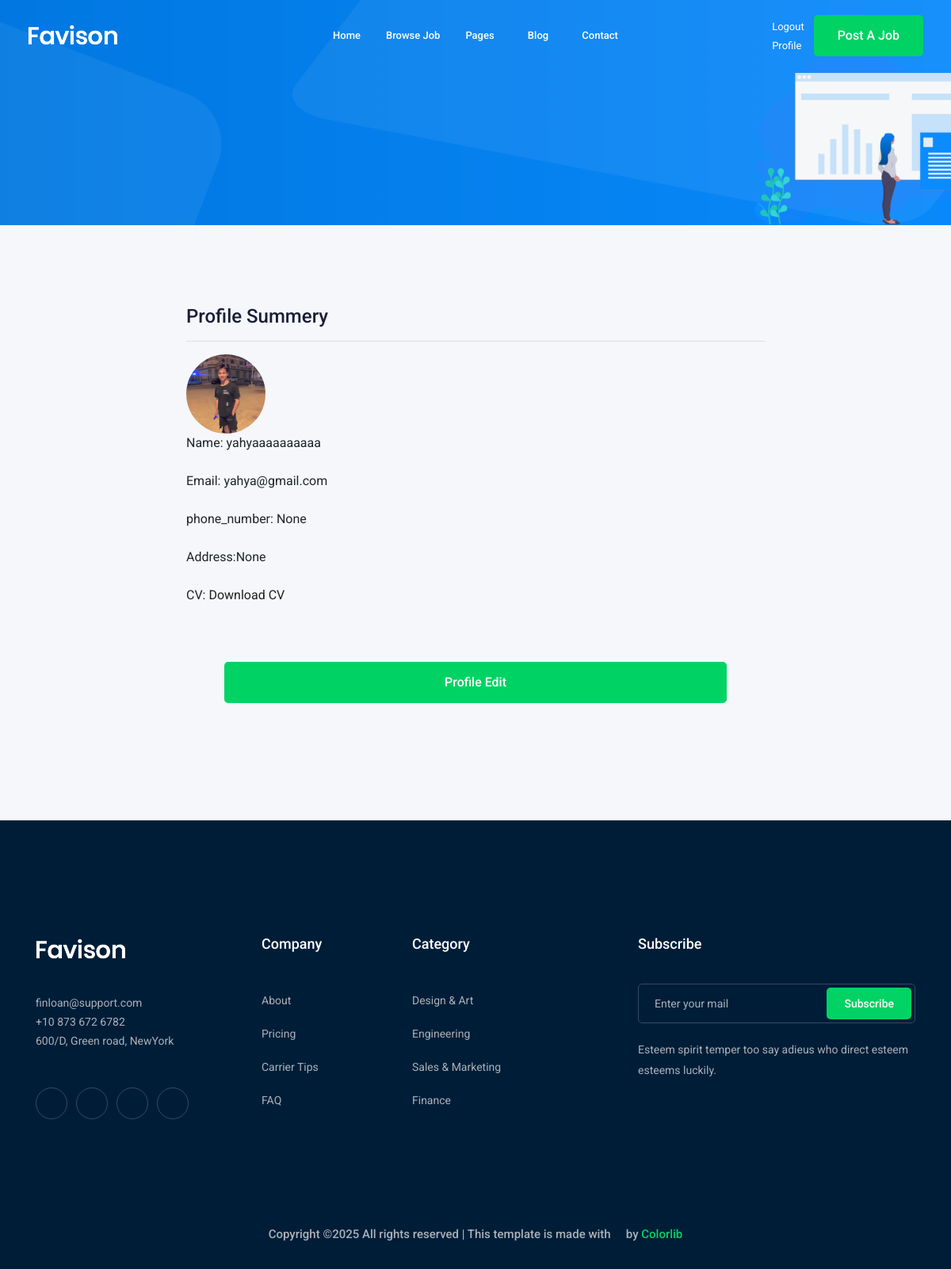
/accounts/profile/ (signed in), run on an earlier commit of the app's database.
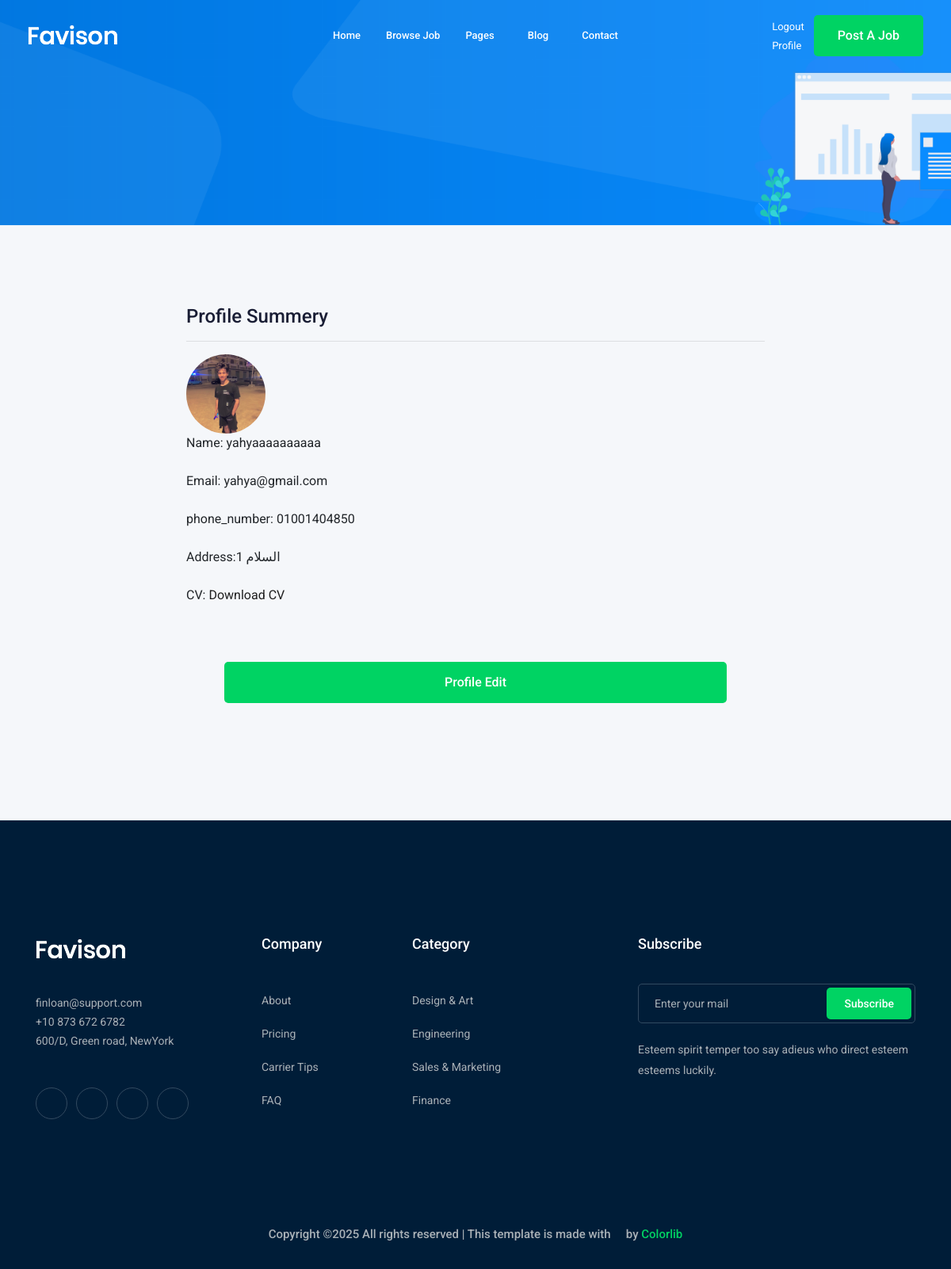
And on a later commit of the database.
### accounts/models.py (models this page shows, shortened)
class Profile(models.Model):
    user = models.OneToOneField(User, on_delete=models.CASCADE)
    city = models.ForeignKey('City', related_name='user_city', on_delete=models.CASCADE, blank=True, null=True)
    phone_number = models.CharField(max_length=15, blank=True, null=True)
    image = models.ImageField(upload_to='profile/', blank=True, null=True)
    cv = models.FileField(
        upload_to='applications/cvs/',
        verbose_name="CV/Resume",
        help_text="Upload your CV or resume in PDF or DOCX format.",
        validators=[FileExtensionValidator(allowed_extensions=['pdf', 'docx'])],
        blank=True,  # Allow blank values in forms
        null=True    # Allow null values in the database
    )
    def __str__(self):
        return str(self.user)

class City(models.Model):
    name=models.CharField(max_length=30)
    def __str__(self):
           return (self.name)

### accounts/views.py (the view)
# urls.py: path('profile/',views.profile,name='profile'),
@login_required  # Ensures only authenticated users can access this view
def profile(request):
    profile, created = Profile.objects.get_or_create(user=request.user)
    return render(request, 'accounts/profile.html', {'profile': profile})

### accounts/templates/accounts/profile.html (shortened to what this page needs)
{% extends 'base.html' %}
{% load static %}
{% load bootstrap4 %}
{% block body%}
    <div class="bradcam_area bradcam_bg_1">
        <div class="container">
            <div class="row">
                <div class="col-xl-12">
                </div>
            </div>
        </div>
    </div>
    <div class="job_details_area">
        <div class="container">
            <div class="row">
                <div class="col-lg-8 mx-auto">
                    <div class="Profile_sumary">
                        <div class="summery_header">
                            <h3>Profile Summery</h3>
                            <hr>
                        </div>
                        <div class="job_content">
                            <div>
                                {% if profile.image %}
                                <img src="{{ profile.image.url }}" alt="{{ profile.user.username }}'s Profile Picture"
                                     class="profile-image" style="width: 100px; height: 100px; border-radius: 50%; object-fit: cover;">
                                {% else %}
                                <img style="height: 120px; width: 120px;" src="{% static 'dist/img/photo1.png' %}" alt="" class="img-circle img-fluid">
                                {% endif %}
                            </div>
                            <ul>
                                <li>Name: <span>{{profile}}</span></li>
                                <br>
                                <li>Email: <span>{{profile.user.email}}</span></li>
                                <br>
                                <li>phone_number: <span>{{profile.phone_number}}</span></li>
                                <br>
                                <li>Address:<span>{{profile.city}}</span></li>
                                <br>
                                <li>CV:
                                    <span>
                                        {% if profile.cv %}
                                            <a href="{{ profile.cv.url }}" target="_blank">Download CV</a>
                                        {% else %}
                                            No CV uploaded
                                        {% endif %}
                                    </span>
                                </li>
                                <br>
                            </ul>
                        </div>
                        <div class="p-5">
                            <a class="boxed-btn3 w-100" href="{% url 'accounts:profile_edit' %}">Profile Edit</a>
                    </div>
                    </div>
                </div>
            </div>
        </div>
    </div>
{% endblock body %}

### templates/base.html (shortened to what this page needs)
<!doctype html>
{% load static %}
<html class="no-js" lang="zxx">
<head>
    <link rel="stylesheet" href="{% static 'css/bootstrap.min.css' %}">
    <link rel="stylesheet" href="{% static 'css/owl.carousel.min.css' %}">
    <link rel="stylesheet" href="{% static 'css/magnific-popup.css' %}">
    <link rel="stylesheet" href="{% static 'css/font-awesome.min.css' %}">
    <link rel="stylesheet" href="{% static 'css/themify-icons.css' %}">
    <link rel="stylesheet" href="{% static 'css/nice-select.css' %}">
    <link rel="stylesheet" href="{% static 'css/flaticon.css' %}">
    <link rel="stylesheet" href="{% static 'css/gijgo.css' %}">
    <link rel="stylesheet" href="{% static 'css/animate.min.css' %}">
    <link rel="stylesheet" href="{% static 'css/slicknav.css' %}">
    <link rel="stylesheet" href="{% static 'css/style.css' %}">
</head>
<body>
    {% include 'parts/navbar.html' %}
    {% block body %}
    {% endblock %}
    {% include 'parts/footer.html' %}
</body>
</html>

### templates/parts/navbar.html (shortened to what this page needs)
<header>
    <div class="header-area ">
        <div id="sticky-header" class="main-header-area">
            <div class="container-fluid ">
                <div class="header_bottom_border">
                    <div class="row align-items-center">
                        <div class="col-xl-3 col-lg-2">
                            <div class="logo">
                                <a href="index.html">
                                    <img src="img/logo.png" alt="">
                                </a>
                            </div>
                        </div>
                        <div class="col-xl-6 col-lg-7">
                            <div class="main-menu  d-none d-lg-block">
                                <nav>
                                    <ul id="navigation">
                                        <li><a href="{% url 'home:home' %}">home</a></li>
                                        <li><a href="{% url 'jobs:job_list' %}">Browse Job</a></li>
                                        <li><a href="">pages <i class="ti-angle-down"></i></a>
                                        </li>
                                        <li><a href="#">blog <i class="ti-angle-down"></i></a>
                                        </li>
                                        <li><a href="{% url 'contact:contact' %}">Contact</a></li>
                                    </ul>
                                </nav>
                            </div>
                        </div>
                        <div class="col-xl-3 col-lg-3 d-none d-lg-block">
                            <div class="Appointment">
                                <div class="phone_num d-none d-xl-block">
                            {% if user.is_authenticated %}
                            <a href="{% url 'logout' %}">Logout</a>
                            <br>
                            <a href="{% url 'accounts:profile' %}">Profile</a>
                        {% else %}
                            <a href="{% url 'login' %}">Log in</a>
                        {% endif %}
                                </div>
                                <div class="d-none d-lg-block">
                                    <a class="boxed-btn3" href="{% url 'jobs:add_job' %}">Post a Job</a>
                                </div>
                            </div>
                        </div>
                        <div class="col-12">
                        </div>
                    </div>
                </div>
            </div>
        </div>
    </div>
</header>

### templates/parts/footer.html (shortened to what this page needs)
    <footer class="footer">
        <div class="footer_top">
            <div class="container">
                <div class="row">
                    <div class="col-xl-3 col-md-6 col-lg-3">
                        <div class="footer_widget wow fadeInUp" data-wow-duration="1s" data-wow-delay=".3s">
                            <div class="footer_logo">
                                <a href="#">
                                    <img src="img/logo.png" alt="">
                                </a>
                            </div>
                            <p>
                                finloan@support.com <br>
                                +10 873 672 6782 <br>
                                600/D, Green road, NewYork
                            </p>
                            <div class="socail_links">
                                <ul>
                                    <li>
                                        <a href="#">
                                            <i class="ti-facebook"></i>
                                        </a>
                                    </li>
                                    <li>
                                        <a href="#">
                                            <i class="fa fa-google-plus"></i>
                                        </a>
                                    </li>
                                    <li>
                                        <a href="#">
                                            <i class="fa fa-twitter"></i>
                                        </a>
                                    </li>
                                    <li>
                                        <a href="#">
                                            <i class="fa fa-instagram"></i>
                                        </a>
                                    </li>
                                </ul>
                            </div>
                        </div>
                    </div>
                    <div class="col-xl-2 col-md-6 col-lg-2">
                        <div class="footer_widget wow fadeInUp" data-wow-duration="1.1s" data-wow-delay=".4s">
                            <h3 class="footer_title">
                                Company
                            </h3>
                            <ul>
                                <li><a href="#">About </a></li>
                                <li><a href="#"> Pricing</a></li>
                                <li><a href="#">Carrier Tips</a></li>
                                <li><a href="#">FAQ</a></li>
                            </ul>
                        </div>
                    </div>
                    <div class="col-xl-3 col-md-6 col-lg-3">
                        <div class="footer_widget wow fadeInUp" data-wow-duration="1.2s" data-wow-delay=".5s">
                            <h3 class="footer_title">
                                Category
                            </h3>
                            <ul>
                                <li><a href="#">Design & Art</a></li>
                                <li><a href="#">Engineering</a></li>
                                <li><a href="#">Sales & Marketing</a></li>
                                <li><a href="#">Finance</a></li>
                            </ul>
                        </div>
                    </div>
                    <div class="col-xl-4 col-md-6 col-lg-4">
                        <div class="footer_widget wow fadeInUp" data-wow-duration="1.3s" data-wow-delay=".6s">
                            <h3 class="footer_title">
                                Subscribe
                            </h3>
                            <form action="#" class="newsletter_form">
                                <input type="text" placeholder="Enter your mail">
                                <button type="submit">Subscribe</button>
                            </form>
                            <p class="newsletter_text">Esteem spirit temper too say adieus who direct esteem esteems
                                luckily.</p>
                        </div>
                    </div>
                </div>
            </div>
        </div>
        <div class="copy-right_text wow fadeInUp" data-wow-duration="1.4s" data-wow-delay=".3s">
            <div class="container">
                <div class="row">
                    <div class="col-xl-12">
                        <p class="copy_right text-center">
Copyright &copy;<script>document.write(new Date().getFullYear());</script> All rights reserved | This template is made with <i class="fa fa-heart-o" aria-hidden="true"></i> by <a href="https://colorlib.com" target="_blank">Colorlib</a>
                        </p>
                    </div>
                </div>
            </div>
        </div>
    </footer>

What changed in the data, as far as the page shows it:
changed Profile "yahyaaaaaaaaaa": phone_number "None" → "01001404850"; city "None" → "السلام 1"
